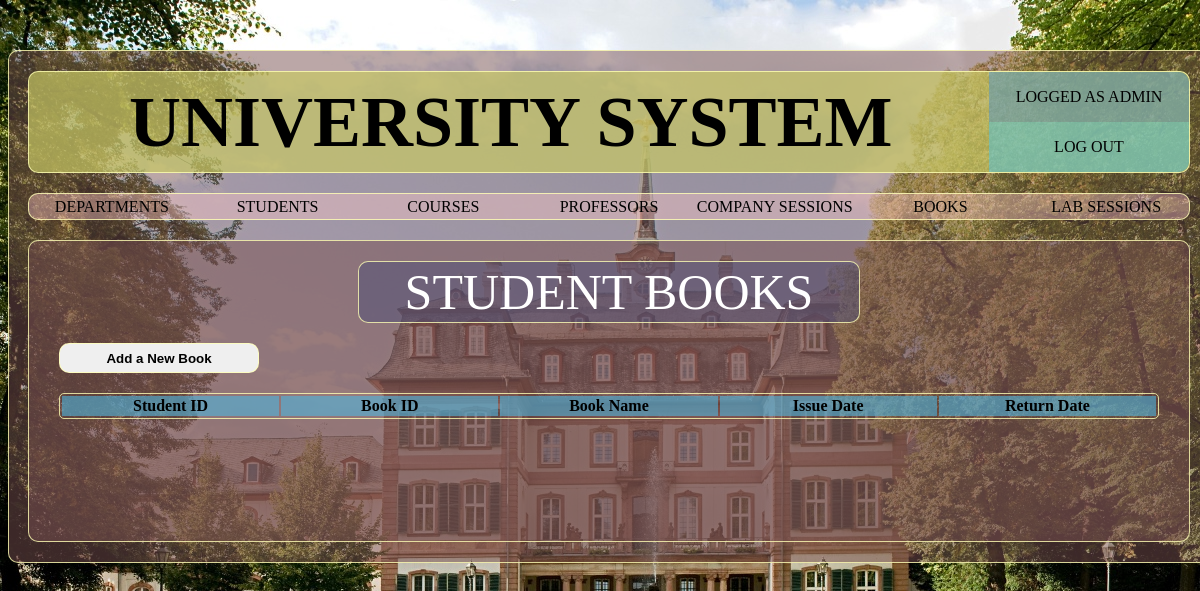
Page /pages/studentbooks.php (signed in) on the earlier database version.
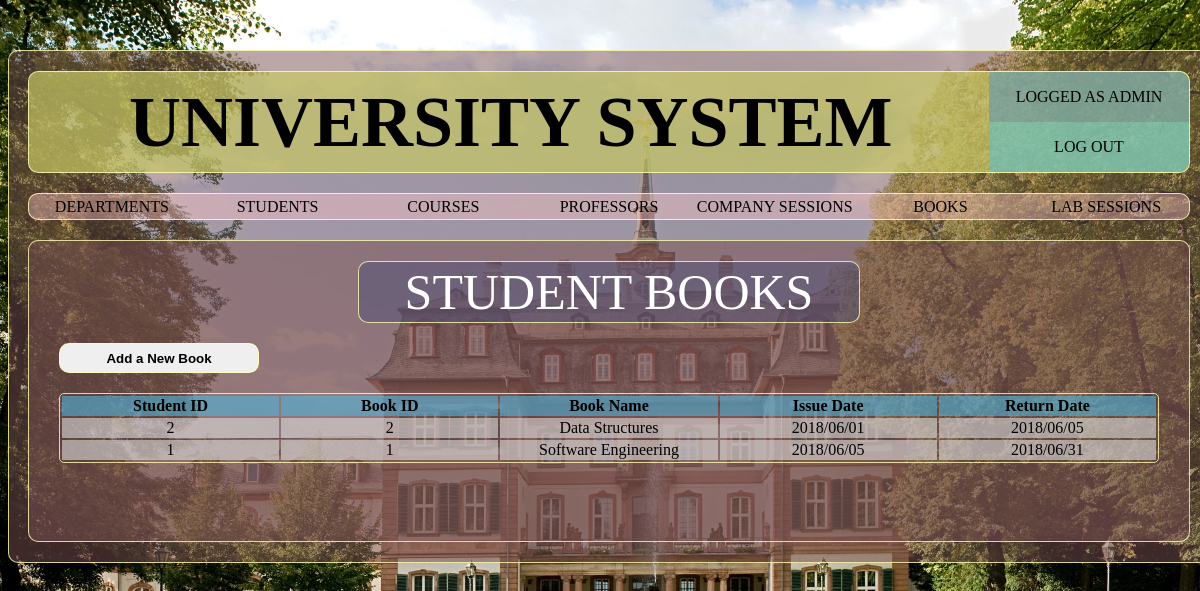
Same page on the later database version.
### tables this page shows
CREATE TABLE `stud_book_borrow` (
  `stdID` varchar(20) NOT NULL,
  `bookID` varchar(20) NOT NULL,
  `issuedDate` varchar(50) DEFAULT NULL,
  `returnedDate` varchar(50) DEFAULT NULL
);

CREATE TABLE `book` (
  `bookID` varchar(20) NOT NULL,
  `bookISBN` varchar(20) NOT NULL,
  `bookYear` int(5) NOT NULL,
  `bookTitle` varchar(100) NOT NULL,
  `bookPublisher` varchar(100) NOT NULL,
  `profID` varchar(20) DEFAULT NULL
);

### pages/studentbooks.php (the view, shortened to what this page needs)
<?php
if(isset($_SESSION['usertype'])){
    $usertype=$_SESSION['usertype'];
    $userid=$_SESSION['userid'];
    if($usertype==2){
        $query="SELECT * FROM stud_book_borrow WHERE stdID=$userid";
    }else{
        $query="SELECT * FROM stud_book_borrow ORDER BY issuedDate ASC";
    }
}
 require_once('layout/header.php');
?>
		<div class="container sub-page border-default">
			<div class="sub-page-box">
				<div class="container sub-page-title text-center border-default"> STUDENT BOOKS </div>
			</div>
			<div class="sub-page-box">
				<button name="add_new_book" class="sub-page-btn border-default" onclick="show_div()"> Add a New Book </button>
			</div>
			<div class="sub-page-box">
				<table class="container sub-page-table text-center">
                        <?php
                            require_once('../inc/config.php');
                            $userquery=mysqli_query($connection,$query);
                            if($usertype==2){
                                echo "
                                    <tr>
                                        <th>Book ID</th>
                                        <th>Book Name</th>
                                        <th>Issue Date</th>
                                        <th>Return Date</th>
                                    </tr>
                                ";
                                if(mysqli_num_rows($userquery)>0){
                                    while($row=mysqli_fetch_assoc($userquery)){
                                        $bookid=$row['bookID'];
                                        $bookquery="SELECT * FROM book WHERE bookID=$bookid LIMIT 1";
                                        $bookinfo=mysqli_query($connection, $bookquery);
                                        $book=mysqli_fetch_assoc($bookinfo);
                                            echo "<tr><td>".$row['bookID']."</td>";
                                            echo "<td>".$book['bookTitle']."</td>";
                                            echo "<td>".$row['issuedDate']."</td>";
                                            echo "<td>".$row['returnedDate']."</td>";
                                    }
                                }
                            }else{
                                echo "
                                    <tr>
                                        <th>Student ID</th>
                                        <th>Book ID</th>
                                        <th>Book Name</th>
                                        <th>Issue Date</th>
                                        <th>Return Date</th>
                                    </tr>
                                ";
                                if(mysqli_num_rows($userquery)>0){
                                    while($row=mysqli_fetch_assoc($userquery)){
                                        $bookid=$row['bookID'];
                                        $bookquery="SELECT * FROM book WHERE bookID=$bookid LIMIT 1";
                                        $bookinfo=mysqli_query($connection, $bookquery);
                                        $book=mysqli_fetch_assoc($bookinfo);
                                            echo "<tr><td>".$row['stdID']."</td>";
                                            echo "<td>".$row['bookID']."</td>";
                                            echo "<td>".$book['bookTitle']."</td>";
                                            echo "<td>".$row['issuedDate']."</td>";
                                            echo "<td>".$row['returnedDate']."</td>";
                                    }
                                }
                            }
                        ?>
				</table>
			</div>
		</div>
        </div>
</body>
</html>

Differences in the rows shown:
added stud_book_borrow: stdID "2", bookID "2", bookID.bookTitle "Data Structures", issuedDate "2018/06/01", returnedDate "2018/06/05"
added stud_book_borrow: stdID "1", bookID "1", bookID.bookTitle "Software Engineering", issuedDate "2018/06/05", returnedDate "2018/06/31"
